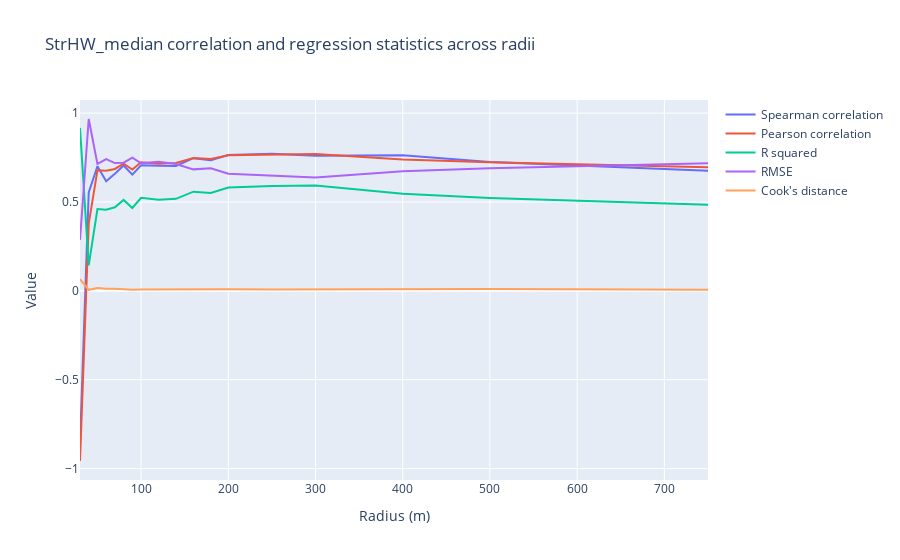

Write notebook code for a chart like this one.
### Code cell
param_scale_plot('StrHW_median')
